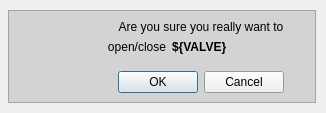
<?xml version="1.0" encoding="UTF-8"?>
<ui version="4.0">
 <class>Form</class>
 <widget class="QWidget" name="Form">
  <property name="geometry">
   <rect>
    <x>0</x>
    <y>0</y>
    <width>326</width>
    <height>113</height>
   </rect>
  </property>
  <property name="windowTitle">
   <string>Form</string>
  </property>
  <widget class="PyDMShellCommand" name="PyDMShellCommand_yes">
   <property name="geometry">
    <rect>
     <x>153</x>
     <y>10</y>
     <width>16</width>
     <height>16</height>
    </rect>
   </property>
   <property name="toolTip">
    <string/>
   </property>
   <property name="whatsThis">
    <string>
    A QPushButton capable of execute shell commands.
    </string>
   </property>
   <property name="command" stdset="0">
    <string>&quot;python ../scripts/commute_valve.py &quot; + str(sys.argv[5]) + &quot; &quot; + sys.argv[6] + &quot; yes&quot;</string>
   </property>
  </widget>
  <widget class="QFrame" name="frame">
   <property name="geometry">
    <rect>
     <x>8</x>
     <y>10</y>
     <width>308</width>
     <height>93</height>
    </rect>
   </property>
   <property name="palette">
    <palette>
     <active>
      <colorrole role="Base">
       <brush brushstyle="SolidPattern">
        <color alpha="255">
         <red>255</red>
         <green>255</green>
         <blue>255</blue>
        </color>
       </brush>
      </colorrole>
      <colorrole role="Window">
       <brush brushstyle="SolidPattern">
        <color alpha="255">
         <red>211</red>
         <green>211</green>
         <blue>211</blue>
        </color>
       </brush>
      </colorrole>
     </active>
     <inactive>
      <colorrole role="Base">
       <brush brushstyle="SolidPattern">
        <color alpha="255">
         <red>255</red>
         <green>255</green>
         <blue>255</blue>
        </color>
       </brush>
      </colorrole>
      <colorrole role="Window">
       <brush brushstyle="SolidPattern">
        <color alpha="255">
         <red>211</red>
         <green>211</green>
         <blue>211</blue>
        </color>
       </brush>
      </colorrole>
     </inactive>
     <disabled>
      <colorrole role="Base">
       <brush brushstyle="SolidPattern">
        <color alpha="255">
         <red>211</red>
         <green>211</green>
         <blue>211</blue>
        </color>
       </brush>
      </colorrole>
      <colorrole role="Window">
       <brush brushstyle="SolidPattern">
        <color alpha="255">
         <red>211</red>
         <green>211</green>
         <blue>211</blue>
        </color>
       </brush>
      </colorrole>
     </disabled>
    </palette>
   </property>
   <property name="autoFillBackground">
    <bool>true</bool>
   </property>
   <property name="frameShape">
    <enum>QFrame::StyledPanel</enum>
   </property>
   <property name="frameShadow">
    <enum>QFrame::Raised</enum>
   </property>
   <layout class="QGridLayout" name="gridLayout_3">
    <item row="0" column="0">
     <layout class="QGridLayout" name="gridLayout_2">
      <item row="0" column="1" colspan="2">
       <widget class="QLabel" name="label">
        <property name="minimumSize">
         <size>
          <width>200</width>
          <height>0</height>
         </size>
        </property>
        <property name="maximumSize">
         <size>
          <width>16777215</width>
          <height>14</height>
         </size>
        </property>
        <property name="font">
         <font>
          <weight>50</weight>
          <bold>false</bold>
         </font>
        </property>
        <property name="text">
         <string>Are you sure you really want to</string>
        </property>
        <property name="alignment">
         <set>Qt::AlignCenter</set>
        </property>
        <property name="wordWrap">
         <bool>true</bool>
        </property>
       </widget>
      </item>
      <item row="1" column="2">
       <widget class="QLabel" name="VALVE">
        <property name="maximumSize">
         <size>
          <width>16777215</width>
          <height>14</height>
         </size>
        </property>
        <property name="font">
         <font>
          <weight>75</weight>
          <bold>true</bold>
         </font>
        </property>
        <property name="text">
         <string>${VALVE}</string>
        </property>
       </widget>
      </item>
      <item row="1" column="1">
       <widget class="QLabel" name="label_4">
        <property name="maximumSize">
         <size>
          <width>70</width>
          <height>14</height>
         </size>
        </property>
        <property name="text">
         <string>open/close</string>
        </property>
        <property name="alignment">
         <set>Qt::AlignRight|Qt::AlignTrailing|Qt::AlignVCenter</set>
        </property>
       </widget>
      </item>
      <item row="3" column="1" colspan="2">
       <widget class="QDialogButtonBox" name="buttonBox">
        <property name="minimumSize">
         <size>
          <width>210</width>
          <height>0</height>
         </size>
        </property>
        <property name="standardButtons">
         <set>QDialogButtonBox::Cancel|QDialogButtonBox::Ok</set>
        </property>
        <property name="centerButtons">
         <bool>true</bool>
        </property>
       </widget>
      </item>
      <item row="0" column="0" rowspan="4">
       <widget class="QLabel" name="label_2">
        <property name="minimumSize">
         <size>
          <width>70</width>
          <height>70</height>
         </size>
        </property>
        <property name="maximumSize">
         <size>
          <width>16777215</width>
          <height>16777215</height>
         </size>
        </property>
        <property name="text">
         <string>&lt;html&gt;&lt;head/&gt;&lt;body&gt;&lt;p&gt;&lt;img src=&quot;../images/warning.png&quot;/&gt;&lt;/p&gt;&lt;/body&gt;&lt;/html&gt;</string>
        </property>
        <property name="alignment">
         <set>Qt::AlignCenter</set>
        </property>
       </widget>
      </item>
      <item row="2" column="2">
       <spacer name="verticalSpacer">
        <property name="orientation">
         <enum>Qt::Vertical</enum>
        </property>
        <property name="sizeType">
         <enum>QSizePolicy::Fixed</enum>
        </property>
        <property name="sizeHint" stdset="0">
         <size>
          <width>20</width>
          <height>3</height>
         </size>
        </property>
       </spacer>
      </item>
     </layout>
    </item>
   </layout>
  </widget>
  <widget class="PyDMShellCommand" name="PyDMShellCommand_no">
   <property name="geometry">
    <rect>
     <x>223</x>
     <y>10</y>
     <width>16</width>
     <height>16</height>
    </rect>
   </property>
   <property name="toolTip">
    <string/>
   </property>
   <property name="whatsThis">
    <string>
    A QPushButton capable of execute shell commands.
    </string>
   </property>
   <property name="command" stdset="0">
    <string>&quot;python ../scripts/commute_valve.py &quot; + str(sys.argv[5]) + &quot; &quot; + sys.argv[6] + &quot; no&quot;</string>
   </property>
  </widget>
  <widget class="PyDMLabel" name="PyDMLabel_40">
   <property name="geometry">
    <rect>
     <x>210</x>
     <y>740</y>
     <width>36</width>
     <height>21</height>
    </rect>
   </property>
   <property name="font">
    <font>
     <pointsize>7</pointsize>
    </font>
   </property>
   <property name="toolTip">
    <string/>
   </property>
   <property name="whatsThis">
    <string/>
   </property>
   <property name="text">
    <string>exp</string>
   </property>
   <property name="alignment">
    <set>Qt::AlignCenter</set>
   </property>
   <property name="alarmSensitiveBorder" stdset="0">
    <bool>false</bool>
   </property>
   <property name="channel" stdset="0">
    <string>ca://${IOC}:BBB:TorrExp</string>
   </property>
  </widget>
  <zorder>PyDMShellCommand_yes</zorder>
  <zorder>PyDMShellCommand_no</zorder>
  <zorder>PyDMLabel_40</zorder>
  <zorder>frame</zorder>
 </widget>
 <customwidgets>
  <customwidget>
   <class>PyDMShellCommand</class>
   <extends>QPushButton</extends>
   <header>pydm.widgets.shell_command</header>
  </customwidget>
  <customwidget>
   <class>PyDMLabel</class>
   <extends>QLabel</extends>
   <header>pydm.widgets.label</header>
  </customwidget>
 </customwidgets>
 <resources/>
 <connections>
  <connection>
   <sender>buttonBox</sender>
   <signal>accepted()</signal>
   <receiver>Form</receiver>
   <slot>close()</slot>
   <hints>
    <hint type="sourcelabel">
     <x>253</x>
     <y>78</y>
    </hint>
    <hint type="destinationlabel">
     <x>310</x>
     <y>79</y>
    </hint>
   </hints>
  </connection>
  <connection>
   <sender>buttonBox</sender>
   <signal>rejected()</signal>
   <receiver>Form</receiver>
   <slot>close()</slot>
   <hints>
    <hint type="sourcelabel">
     <x>149</x>
     <y>81</y>
    </hint>
    <hint type="destinationlabel">
     <x>4</x>
     <y>80</y>
    </hint>
   </hints>
  </connection>
  <connection>
   <sender>buttonBox</sender>
   <signal>rejected()</signal>
   <receiver>PyDMShellCommand_no</receiver>
   <slot>execute_command()</slot>
   <hints>
    <hint type="sourcelabel">
     <x>162</x>
     <y>78</y>
    </hint>
    <hint type="destinationlabel">
     <x>230</x>
     <y>17</y>
    </hint>
   </hints>
  </connection>
  <connection>
   <sender>buttonBox</sender>
   <signal>accepted()</signal>
   <receiver>PyDMShellCommand_yes</receiver>
   <slot>execute_command()</slot>
   <hints>
    <hint type="sourcelabel">
     <x>229</x>
     <y>76</y>
    </hint>
    <hint type="destinationlabel">
     <x>160</x>
     <y>17</y>
    </hint>
   </hints>
  </connection>
 </connections>
</ui>
